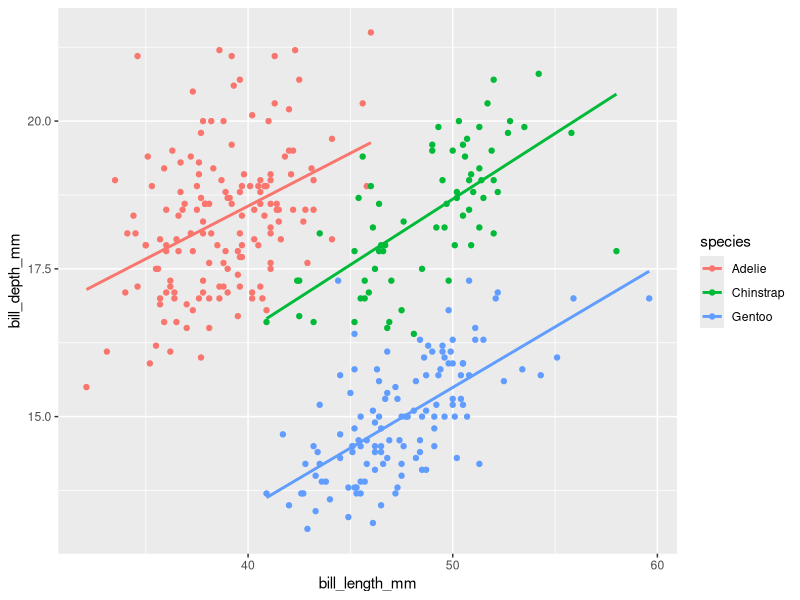
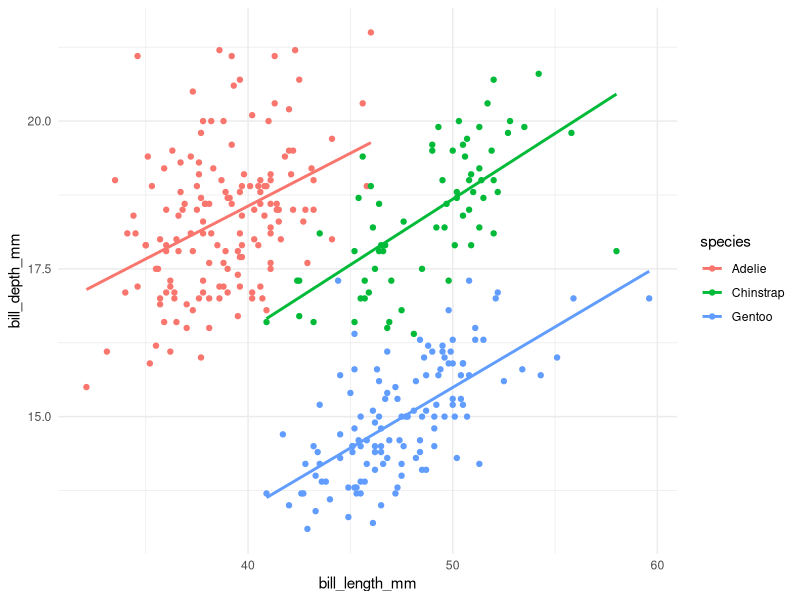

Source code (R) for these figures, in order:

            library(ggplot2)
            library(palmerpenguins)
            built_answer <- tryCatch(
                {
                    set.seed(42)
                    ggplot(penguins, aes(x = bill_length_mm, y = bill_depth_mm, colour = species)) + geom_point() + geom_smooth(method = "lm", se = FALSE)
                    suppressWarnings(
                        if (!file.exists("/sandbox/figures/bill-length_bill-depth_scatter_species_smooth_answer.png")) {
                            ggsave(
                                width = 3,
                                height = 3,
                                "/sandbox/figures/bill-length_bill-depth_scatter_species_smooth_answer.png"
                            )
                        }
                    )
                    suppressWarnings(
                        ggplot_build(last_plot())
                    )
                },
                error = function(e) {
                    'ERROR'
                }
            )
            built_submission <- tryCatch(
                {
                    set.seed(42)
                    library(palmerpenguins)
library(ggplot2)

ggplot(penguins, aes(x = bill_length_mm, y = bill_depth_mm, color = species)) +
  geom_point() +
  geom_smooth(method = "lm", se = FALSE, aes(color = species)) +
  theme_minimal()
                    suppressWarnings(
                        ggsave(
                            width = 3,
                            height = 3,
                            "figures/bill-length_bill-depth_scatter_species_smooth_submission_granite.png"
                        )
                    )
                    suppressWarnings(
                        ggplot_build(last_plot())
                    )
                },
                error = function(e) {
                    'ERROR'
                }
            )
            cat(isTRUE(all.equal(built_answer, built_submission)))
        
